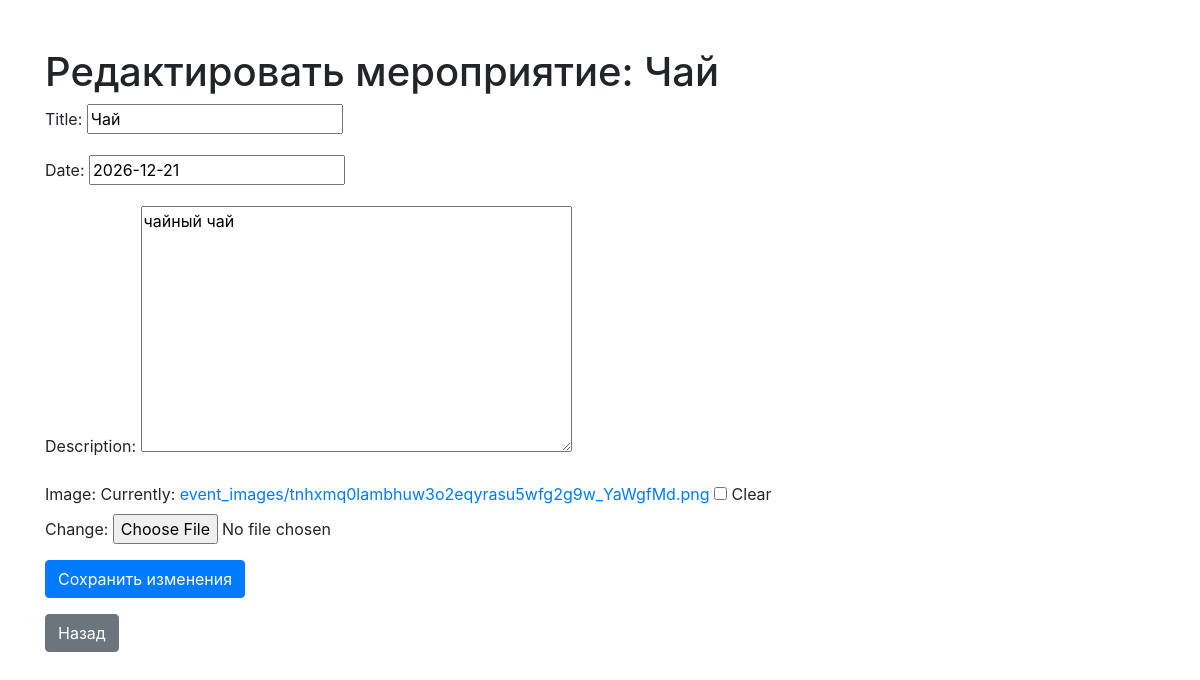
/event/5/edit/ (signed in), run on the app's committed database.
### events/models.py (models this page shows, shortened)
class Event(models.Model):
    title = models.CharField(max_length=255)
    description = models.TextField()
    date = models.DateField()
    image = models.ImageField(upload_to='event_images/', blank=True, null=True)
    organizer = models.ForeignKey(User, on_delete=models.CASCADE)
    attendee_count = models.IntegerField(default=0)

### events/views.py (the view)
# urls.py: path('event/<int:event_id>/edit/', edit_event, name='edit_event'),
@login_required
def edit_event(request, event_id):
    event = get_object_or_404(Event, id=event_id)
    if request.method == "POST":
        form = EventForm(request.POST, request.FILES, instance=event)
        if form.is_valid():
            form.save()
            messages.success(request, 'Мероприятие успешно обновлено!')
            return redirect('event_detail', event_id=event.id)
    else:
        form = EventForm(instance=event)
    return render(request, 'edit_event.html', {'form': form, 'event': event})

### events/forms.py
class EventForm(forms.ModelForm):
    class Meta:
        model = Event
        fields = ['title', 'date', 'description', 'image']

### events/templates/edit_event.html (shortened to what this page needs)
<!DOCTYPE html>
<html lang="ru">
<head>
    <link href="https://stackpath.bootstrapcdn.com/bootstrap/4.5.2/css/bootstrap.min.css" rel="stylesheet"/>
</head>
<body>
    <div class="container mt-5">
        <h1>Редактировать мероприятие: {{ event.title }}</h1>
        <form method="post" enctype="multipart/form-data">
            {{ form.as_p }}
            <button type="submit" class="btn btn-primary">Сохранить изменения</button>
        </form>
        <a href="{% url 'event_detail' event.id %}" class="btn btn-secondary mt-3">Назад</a>
    </div>
</body>
</html>

### data on the page
Event: title "Чай", date "2026-12-21", description "чайный чай"
